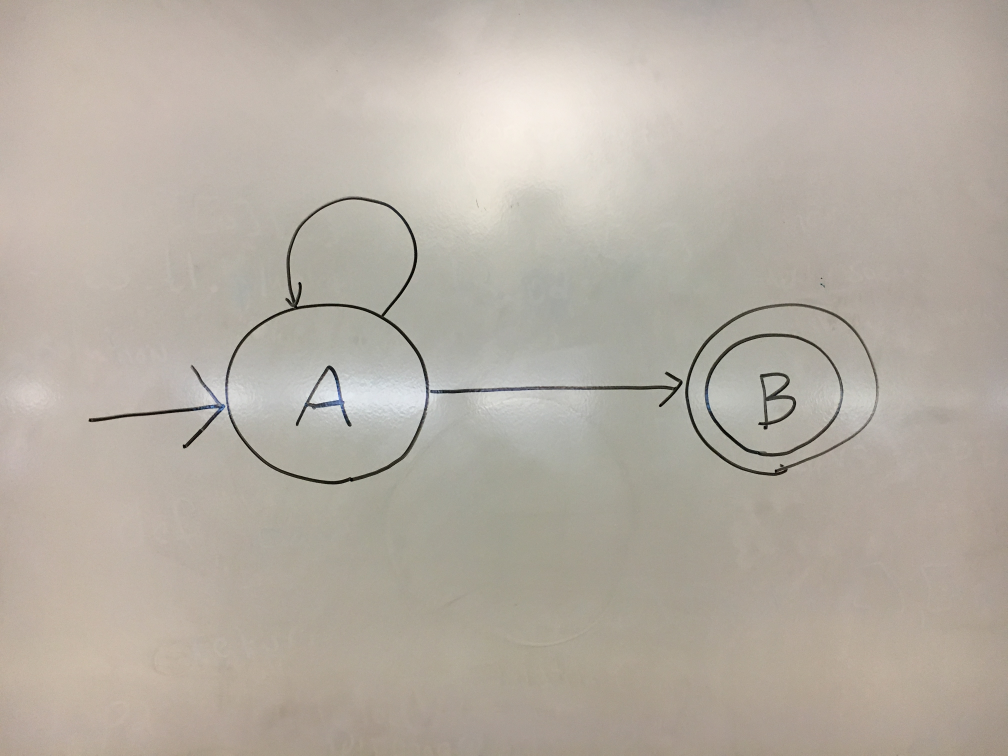
#> input picture IMG_2622.JPG, 4032 x 3024 px (shown at 1/4 size)
$ python FSM.py IMG_2622.JPG   (older library calls are emulated)
#> lines starting #> are read from the running program, lines starting #| are printed output that depends on the picture; after the words box and inside, x2 and y2 are one past the last pixel; in counts of white or black regions, pixels touching at a corner belong together
### general_pipeline.py

import numpy as np
import cv2
import math

LOG_255 = math.log(255)

"""
Blurs a gray image.
"""
def blur (img, blurSize):
    blurred = cv2.GaussianBlur(img, (blurSize, blurSize), 0)
    return blurred

"""
Exponential transform of image.
Maps 0 to 0 and 255 to 255
"""
# [5 lines left out: function exp, not called in this run]

"""
Logarithmic transform of an image.
"""
# [9 lines left out: function log, not called in this run]

"""
Thresholds a gray image.
"""
# [4 lines left out: function threshold, not called in this run]

"""
Given a binary image of shapes that have holes,
  returns a binary image
  with only the holes of the shapes in white.
"""
def only_holes(img):
    result = img.copy()

    cv2.floodFill(result, None, (0, 0), 255)
    result = cv2.bitwise_not(result)

    return result

"""
Given a binary image, floodfills in a color
  from the top left corner.
"""
def flood_fill_corner(img, color):
    img = img.copy()
    cv2.floodFill(img, None, (0, 0), color)
    return img

"""
Fills all holes of every blob
  in a binary image.
For more info see the following link:
https://www.learnopencv.com/filling-holes-in-an-image-using-opencv-python-c/
"""
def fill_blobs(img):
    return cv2.bitwise_or(only_holes(img), img)

"""
Gets each centroid of each blob in an image
"""
def centroids(img):
    return cv2.connectedComponentsWithStats(img)[3][1:]

"""
Gets each centroid of each blob in an image, floored to an int
"""
def int_centroids(img):
    return [[int(x), int(y)] for [x, y] in centroids(img)]

"""
Morphological close operation.
Uses a circular ellipse kernel.
"""
# [4 lines left out: function close, not called in this run]

"""
Morphological open operation.
Uses a circular ellipse kernel.
"""
def open(img, size, iterations=1):
    return cv2.morphologyEx(img, cv2.MORPH_OPEN,
            cv2.getStructuringElement(cv2.MORPH_ELLIPSE, (size, size)),
            iterations=iterations)

"""
Morphological dilate operation.
Uses a circular ellipse kernel.
"""
def dilate(img, size, iterations=1):
    return cv2.dilate(img,
        cv2.getStructuringElement(cv2.MORPH_ELLIPSE, (size, size)),
        iterations)

"""
Removes components of a binary image that have below a certain area
"""
def removeSmallComponents(bin_img, area_size):
    count, markers, stats, centroids = cv2.connectedComponentsWithStats(bin_img, connectivity=4)
    for i in range(1, count):
        if stats[i][cv2.CC_STAT_AREA] < area_size:
            bin_img[markers == i] = 0

    return bin_img

"""
Counts the amount of connected components in a binary image.
Subtracts one due to the whole image being
  counted as a connected component.
"""
def count_connected_components(img):
    return cv2.connectedComponents(img)[0] - 1

"""
Takes in an image and some stats.
Returns the image with thick red rectangles around the spaces
  bounded by the stats.
"""
# [10 lines left out: function rectanglify, not called in this run]

"""
Resize the image to fit the given height while keeping proportions.
Returns the new image followed by the scaling factor used.
"""
def resize(img, height):
    size = (round(img.shape[1]*height/img.shape[0]), height)
    return cv2.resize(img, size), height/img.shape[0]

"""
Extracts a rectangle from an image.
Rotates the rectangle so it fits in the upright window.
"""
def get_rect(image, rect):
    center, size, theta = rect
    size = tuple(map(int, size))
    theta *= 3.14159 / 180  # convert to rad
    v_x = (math.cos(theta), math.sin(theta))
    v_y = (-math.sin(theta), math.cos(theta))
    s_x = center[0] - v_x[0] * ((size[0] - 1) / 2) - v_y[0] * ((size[1] - 1) / 2)
    s_y = center[1] - v_x[1] * ((size[0] - 1) / 2) - v_y[1] * ((size[1] - 1) / 2)
    mapping = np.array([[v_x[0], v_y[0], s_x], [v_x[1], v_y[1], s_y]])
    return cv2.warpAffine(image, mapping, size, flags=cv2.WARP_INVERSE_MAP, borderMode=cv2.BORDER_REPLICATE)

"""
Uses sobel gradients to find lines in image. Resultsing binary image is merged with supplied thresholded image
for robustness.
"""
# [14 lines left out: function removeGlare, not called in this run]

"""
Finds the otsu threshold and thresholds the image after making an adjustment to it.
"""
def adjustedOtsu(img, adjust=0):
    otsu_thresh, _ = cv2.threshold(img, 0, 255, cv2.THRESH_BINARY + cv2.THRESH_OTSU)
    _, thresh = cv2.threshold(img, otsu_thresh + adjust, 255, cv2.THRESH_BINARY)
    return thresh

"""
Makes a list of indices to cut in order to split a range of `size` into `cut` sections.
"""
# [14 lines left out: function getRoughCuts, not called in this run]

"""
Performs otsu thresholding seperately on sections of the image.
"""
# [10 lines left out: function sectionedOtsu, not called in this run]

### arrow_detection.py

import cv2
import numpy as np
import general_pipeline as gp
import math
# import sys # DEBUG

import color_util as cu

def show(name, img):
    cv2.namedWindow(name, cv2.WINDOW_NORMAL)
    cv2.imshow(name, img)

# arrowbases = list of arrow_base centroids
arrowbases = []
# arrowheads = list of arrow_head centroids
arrowheads = []

arrowbase_hue_range = cu.grn_hue_range
arrowhead_hue_range = cu.red_hue_range

# Returns a mask for the bases of the arrows
def base_mask(img):
    blurred = gp.blur(img, 11)
    hsv_img = cv2.cvtColor(blurred, cv2.COLOR_BGR2HSV)
    mask = cu.color_mask(arrowbase_hue_range, 60, hsv_img)
    open_mask = gp.open(mask, 3)
    return open_mask

# Returns a mask for the heads of the arrows
def head_mask(img):
    blurred = gp.blur(img, 11)
    hsv_img = cv2.cvtColor(blurred, cv2.COLOR_BGR2HSV)
    mask = cu.color_mask(arrowhead_hue_range, 80, hsv_img)
    open_mask = gp.open(mask, 3)
    return open_mask

def arrow_or_label_mask(img, bin_img, state_centers):
    bases = base_mask(img)
    heads = head_mask(img)

    base_or_head_mask = cv2.bitwise_or(bases, heads)

    # Remove bases and heads, disconnecting paths from states
    result = cv2.bitwise_and(bin_img, cv2.bitwise_not(base_or_head_mask))

    # Fill each blob (to fill each state blob)
    blob_filled = gp.fill_blobs(result)

    # Remove each state blob
    for [x, y] in state_centers:
        cv2.floodFill(blob_filled, None, (int(x), int(y)), 0)

    # Unfill the insides of letters
    result = cv2.bitwise_and(result, blob_filled)

    return result

# Takes an hsv image, its binary image, and a list of state centers,
#   then returns a version of the image with only the arrows & their labels
def arrow_mask(img, bin_img, state_centers):
    bases = base_mask(img)

    base_centroids = gp.int_centroids(bases)

    # Get the arrows and the labels
    result = arrow_or_label_mask(img, bin_img, state_centers)

    # Add bases (will be removed later)
    result = cv2.bitwise_or(result, bases)

    # Color the arrows in a specific hue
    for [x, y] in base_centroids:
        cv2.floodFill(result, None, (int(x), int(y)), 1)

    # Remove bases
    result = cv2.bitwise_and(result, cv2.bitwise_not(bases))

    result[result != 1] = 0
    result *= 255

    return result

def label_mask(img, bin_img, state_centers):
    bases = base_mask(img)

    base_centroids = gp.int_centroids(bases)

    # Get the arrows and the labels
    result = arrow_or_label_mask(img, bin_img, state_centers)

    # Add bases (will be removed later)
    result = cv2.bitwise_or(result, bases)

    # Remove the arrows and bases
    for [x, y] in base_centroids:
        cv2.floodFill(result, None, (int(x), int(y)), 0)

    return result

# Takes a color image, the thresholded binary version of the image,
#   and and array of (integer) state centers.
# Returns an array of [arrow base position, arrow head position] pairs.
# [36 lines left out: function base_to_head_centroids, not called in this run]

# Takes a color image, the thresholded binary version of the image,
#   and and array of (integer) state centers.
# Returns a list. Each item in the list has the following form:
#   [arrow_base_centroid, arrow_centroid, arrow_head_centroid].
def base_to_arrow_to_head_centroids(img, bin_img, state_centers):
    bases = base_mask(img)
    heads = head_mask(img)

    hsv_img = cv2.cvtColor(img, cv2.COLOR_BGR2HSV)

    arrows = arrow_mask(img, bin_img, state_centers)
    labels = label_mask(img, bin_img, state_centers)

    base_centroids = gp.int_centroids(bases)
    head_centroids = gp.int_centroids(heads)
    arrow_centroids = gp.centroids(arrows)

    if len(base_centroids) != len(head_centroids) or len(base_centroids) != len(arrow_centroids):
        raise ValueError(f"bad image for base_to_arrow_to_head_centroids."
            f"There are {len(base_centroids)} bases, {len(head_centroids)} heads, and {len(arrow_centroids)} arrows, but there should be the same of each.")

    # A mask with the bases, the heads, and the arrows
    base_head_arrow_mask = cv2.bitwise_or(bases, cv2.bitwise_or(heads, arrows))

    # Dilate to make sure bases and arrows touch
    index_mask = gp.dilate(base_head_arrow_mask, 5)

    # Result will contain an array of [base_coord, head_coord] pairs
    base_coord_to_head_coords = [ None ] * len(base_centroids)

    # Color the contiguous chunk with the index of the base centroid, plus 1
    for i, base_centroid in enumerate(base_centroids):
        cv2.floodFill(index_mask, None, (base_centroid[0], base_centroid[1]), i + 1)

    # Check the color of the head centroid pixel;
    #   it is the index of the base centroid it is connected to.
    for head_centroid in head_centroids:
        label = index_mask[head_centroid[1], head_centroid[0]]
        base_centroid = base_centroids[label - 1]
        base_coord_to_head_coords[label - 1] = [base_centroid, head_centroid]

    # Each stat has the form [xleft, ytop, width, height, area]
    count, labels, stats, centroids = cv2.connectedComponentsWithStats(arrows)

    result = []
    stats_and_centroids = zip(stats[1:], centroids[1:])

    for i, ([xleft, ytop, width, height, area], centroid) in enumerate(stats_and_centroids):
        body_coord = (None, None)

        window = labels[ytop][xleft:xleft+width]
        # Find a pixel that belongs to the arrow body
        for index, item in enumerate(window):
            if item == (i+1):
                body_coord = [ytop, index + xleft]
                break

        # Get which label the pixel has to when colored with the indices
        label = index_mask[body_coord[0], body_coord[1]]
        base_coord, head_coord = base_coord_to_head_coords[label - 1]
        result.append([base_coord, centroid, head_coord])

    return result

# Takes a color image, the thresholded binary version of the image,
#   and and array of (integer) state centers.
# Returns a list. Each item in the list has the following form:
#   [slice of the image that contains the arrow label,
#    base_centroid, head_centroid].
def label_dim_base_to_head_centroids(img, bin_img, state_centers):
    bases_arrows_heads = base_to_arrow_to_head_centroids(img, bin_img, state_centers)

    bases = [base for base, arrow, head in bases_arrows_heads]
    arrows = [arrow for base, arrow, head in bases_arrows_heads]
    heads = [head for base, arrow, head in bases_arrows_heads]

    labels = label_mask(img, bin_img, state_centers)
    _, _, label_stats, label_centroids = cv2.connectedComponentsWithStats(labels)
    label_stats = label_stats[1:]
    label_centroids = label_centroids[1:]

    if len(bases_arrows_heads) != len(label_centroids):
        raise ValueError(f"bad image for label_dim_base_to_head_centroids."
            f"There are {len(bases_arrows_heads)} arrows and {len(label_centroids)} labels, but there should be the same of each.")

    results = [ None ] * len(bases)

    # Find closest arrow center.
    # This is O(n^2) but our maximum n is small,
    #   so it's fine
    for i, label_centroid in enumerate(label_centroids):
        min_sqr_dist = math.inf
        for j, arrow in enumerate(arrows):
            if centroid_sqr_dist(label_centroid, arrow) < min_sqr_dist:
                min_j = j
                min_sqr_dist = centroid_sqr_dist(label_centroid, arrow)

        [xleft, ytop, width, height, area] = label_stats[i]

        if results[min_j] != None:
            raise ValueError(f"bad image for label_dim_base_to_head_centroids."
                f"Multiple labels are closest to one arrow.")

        results[min_j] = [
            [ [ytop, ytop+height], [xleft, xleft+width] ],
            bases[min_j],
            heads[min_j]
        ]

    return results

# TODO: Once we have a representation of states, this should use states instead of state centers.
def state_label_state(img, bin_img, state_centers):

    labeldims_bases_heads = label_dim_base_to_head_centroids(img, bin_img, state_centers)

    labeldims = [labeldim for labeldim, base, head in labeldims_bases_heads]
    bases = [base for labeldim, base, head in labeldims_bases_heads]
    heads = [head for labeldim, base, head in labeldims_bases_heads]
#    print(bases)
#    print(heads)

    newbases = []
    # Find closest state center.
    # This is O(n^2) but our maximum n is small,
    #   so it's fine
    for i, base in enumerate(bases):
        min_sqr_dist = math.inf
        for j, state_center in enumerate(state_centers):
            if centroid_sqr_dist(base, state_center) < min_sqr_dist:
                min_j = j
                min_sqr_dist = centroid_sqr_dist(base, state_center)
#        print("min_j", min_j)
        newbase = state_centers[min_j]
        newbases.append(newbase)
#        print("newbase", newbase)

    newheads = []
    for i, head in enumerate(heads):
        min_sqr_dist = math.inf
        for j, state_center in enumerate(state_centers):
            if centroid_sqr_dist(head, state_center) < min_sqr_dist:
                min_j = j
                min_sqr_dist = centroid_sqr_dist(head, state_center)
#        print("min_j", min_j)
        newhead = state_centers[min_j]
        newheads.append(newhead)
#        print("newhead", newhead)

    results = list(zip(newbases, newheads))
#    print(results)
    return results

"""
Get the squared distance between two centroids
"""
def centroid_sqr_dist(centroid1, centroid2):
    return (centroid1[0] - centroid2[0])**2 + (centroid1[1] - centroid2[1])**2

### color_util.py

import cv2
import numpy as np

# These are pixel representatives of
#   the bottom and top of hue ranges
#   for each color.
# The bottom green is a really yellow pixel,
#   but for some reason this value worked better
grn_pxl_range = (np.uint8([[[  0, 255, 234]]]), np.uint8([[[230, 255,   0]]]))
red_pxl_range = (np.uint8([[[  0,  81, 255]]]), np.uint8([[[ 68,   0, 255]]]))

# returns the hue of a pixel
def hue_from_pxl(pxl):
    return cv2.cvtColor(pxl, cv2.COLOR_BGR2HSV)[0,0,0]

grn_hue_range = (hue_from_pxl(grn_pxl_range[0]), hue_from_pxl(grn_pxl_range[1]))
red_hue_range = (hue_from_pxl(red_pxl_range[0]), hue_from_pxl(red_pxl_range[1]))

# Returns the distance between two hues
#   which have a wraparound value.
# e.g. hue_dist(2, 170, 179) = 12
#   because you can just increase 170 by 12 and reach 181
#   which wraps around to 2.
def hue_dist(hue1, hue2, wraparound):
    dist = abs(int(hue1) - int(hue2))

    if dist > wraparound // 2:
        return wraparound - dist

    return np.uint8(dist)

# Runs the hue_dist algorithm between numpy arrays.
# Much faster than doing a for loop.
def numpy_hue_dist(hue_arr1, hue_arr2, wraparound):
    hue_arr1_cpy = np.copy(hue_arr1).astype(int)
    hue_arr2_cpy = np.copy(hue_arr2).astype(int)

    dists = np.absolute(hue_arr1_cpy - hue_arr2_cpy)
    dists[dists > wraparound//2] *= -1
    dists[dists < 0] += wraparound

    return dists

# A hue is "between" two hues
#   if the sum of its distance to each hue
#   is equal to the distance between the two hues.
# Only works if the range between the two hues is less than
#   half of the full range.
#   Otherwise there is not clear answer.
# [4 lines left out: function between_hues, not called in this run]

# Runs the between_hues algorithm between
#   a numpy arr of hues and a bottom and top hue value
#   returning a boolean array.
def numpy_between_hues(hue_arr1, bottom_hue, top_hue, wraparound):
    inbetween_dist = hue_dist(bottom_hue, top_hue, wraparound)
    dist_sum = (
        numpy_hue_dist(hue_arr1, bottom_hue, wraparound)
        + numpy_hue_dist(hue_arr1, top_hue, wraparound)
    )
    return dist_sum == inbetween_dist

# Takes a hue_range and the hue channel of an image,
#   returns a binary image mask of the colors that lie in the range.
def color_mask(hue_range, sat, hsv_img):
    hue_arr = hsv_img[:,:,0]
    sat_arr = hsv_img[:,:,1]

    base_pixels_bool_arr = numpy_between_hues(hue_arr, hue_range[0], hue_range[1], 179)
    result = base_pixels_bool_arr & (sat_arr > sat)
    result = result.astype(np.uint8)
    result *= 255
    return result

### FSM.py
import cv2
import numpy as np
import math
import general_pipeline as gpipe
import arrow_detection as adetect
import argparse
from graphviz import Digraph

def show(name, img):
    cv2.namedWindow(name, cv2.WINDOW_NORMAL)
    cv2.imshow(name, img)

def main(args):
    # Image Preprocessing
    print("Reading Image... ", end="")
    image = cv2.imread(args.image)
#> image is the input picture: shape (3024, 4032, 3); mean B, G, R 163.5, 173.7, 181.6

    # Resize image
    image, _ = gpipe.resize(image, 800)
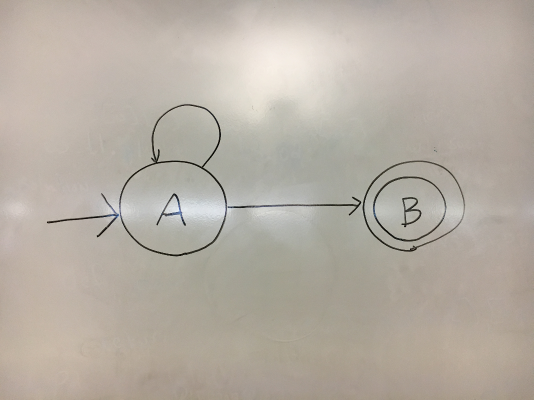
#> image: shape (800, 1067, 3) (shown at 1/2 size); mean B, G, R 163.4, 173.6, 181.4

    image_size = max(image.shape[0], image.shape[1])

    # Get minimum state area
    MIN_STATE_AREA = int(((1/2) * image_size))
    print("Preprocessing Image Data...")

    # Convert image to grayscale
    gray = cv2.cvtColor(image, cv2.COLOR_BGR2GRAY)

    # Reduce image noise, keep edges if we'll need them
    blurred = gpipe.blur(gray, 5) if not args.glare else cv2.bilateralFilter(gray, 11, 17, 17)

    # Be a little more demanding than otsu threshold
    thresh = gpipe.adjustedOtsu(blurred, -10)
#> in adjustedOtsu, `otsu_thresh, _ = cv2.threshold(img, 0, 255, cv2.THRESH_BINARY + cv2.TH..`: otsu_thresh = 177
#> in adjustedOtsu, `_, thresh = cv2.threshold(img, otsu_thresh + adjust, 255, cv2.THRESH_B..`:
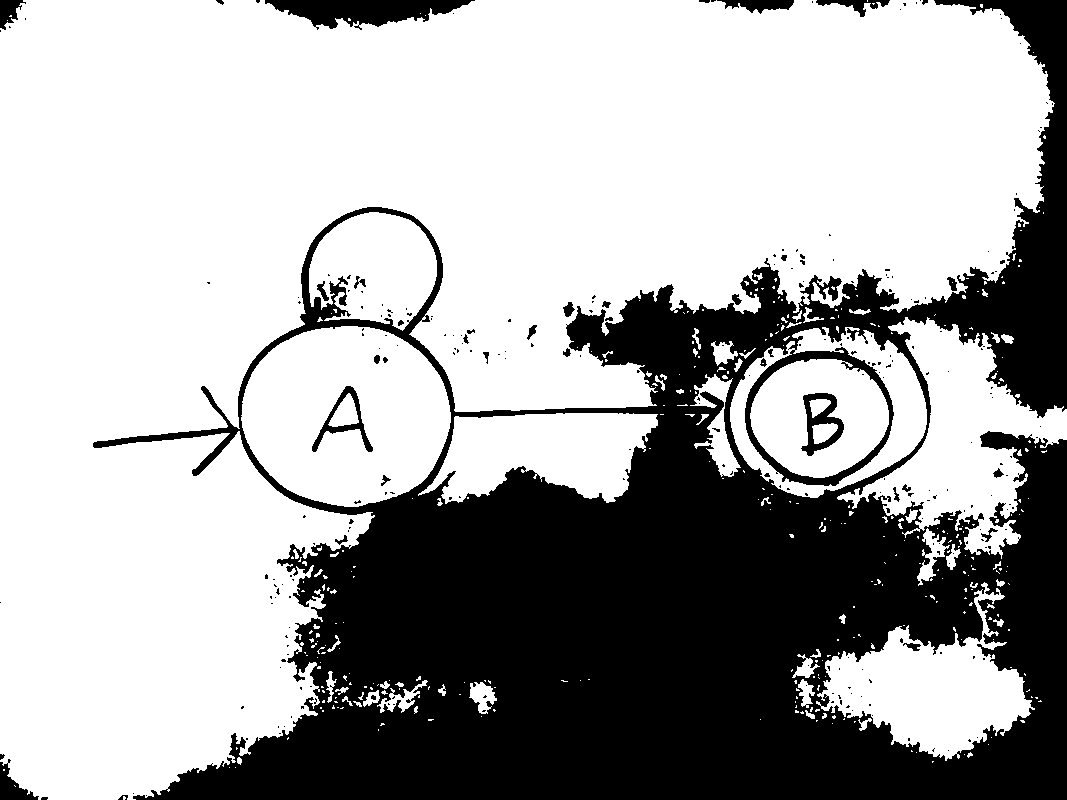
#> thresh: shape (800, 1067); 66.2% white; 265 black regions (226 under 20 px), largest, box (x1, y1, x2, y2) and area: (93, 0, 1067, 800) 278298, (265, 0, 475, 30) 3681, (801, 393, 844, 456) 1144
    # Threshold needs to be inverse so that lines are white on black.
    thresh = cv2.bitwise_not(thresh)

    # If glare removal is enabled
    if args.glare:
        thresh = gpipe.removeGlare(blurred, thresh, 5, 200)

    if args.debug:
        show("threshold", thresh)

    bases = adetect.base_mask(image)
#> in color_mask, `sat_arr = hsv_img[:,:,1]`:
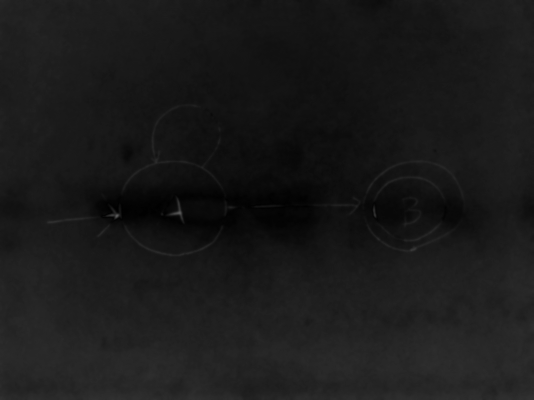
#> sat_arr: shape (800, 1067) (shown at 1/2 size); min 0, max 93, mean 25.8
#> in hue_dist, `dist = abs(int(hue1) - int(hue2))`: dist = 55
#> in numpy_hue_dist, `hue_arr2_cpy = np.copy(hue_arr2).astype(int)`: hue_arr2_cpy = 32
#> in numpy_hue_dist, `dists[dists > wraparound//2] *= -1`:
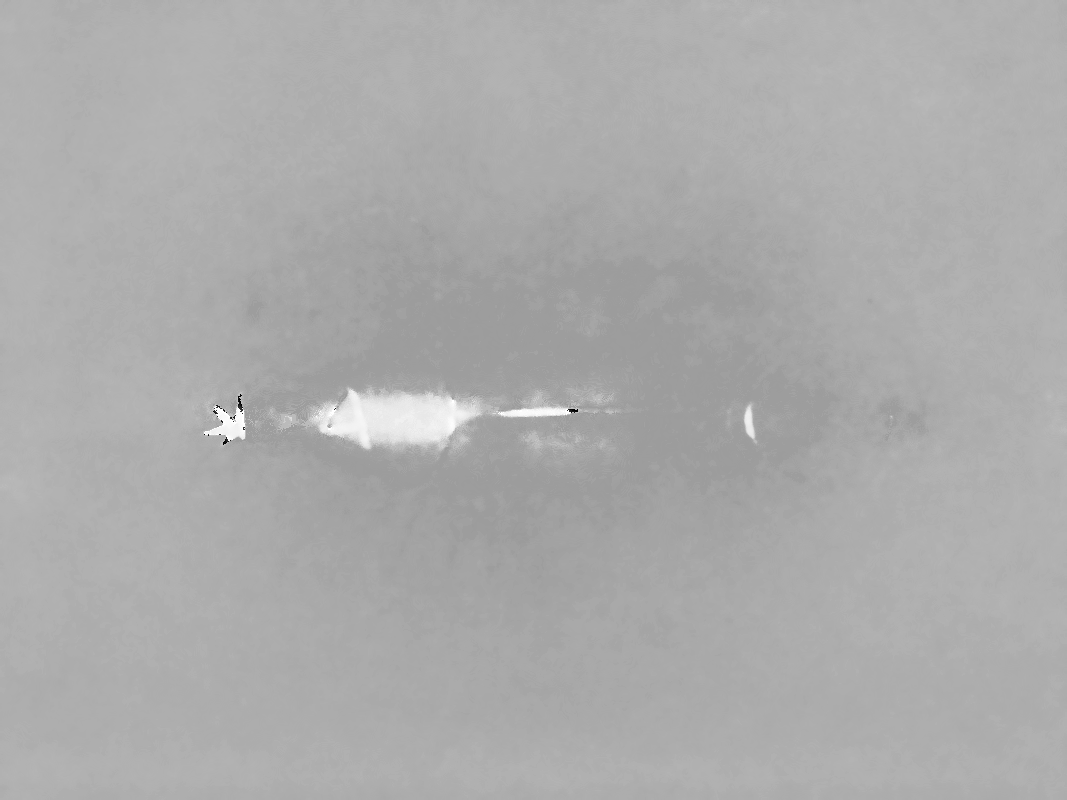
#> dists: shape (800, 1067) int64; min -138, max 88, mean 14.6; drawn with min black and max white
#> (the rest of the program and of its run is left out)
